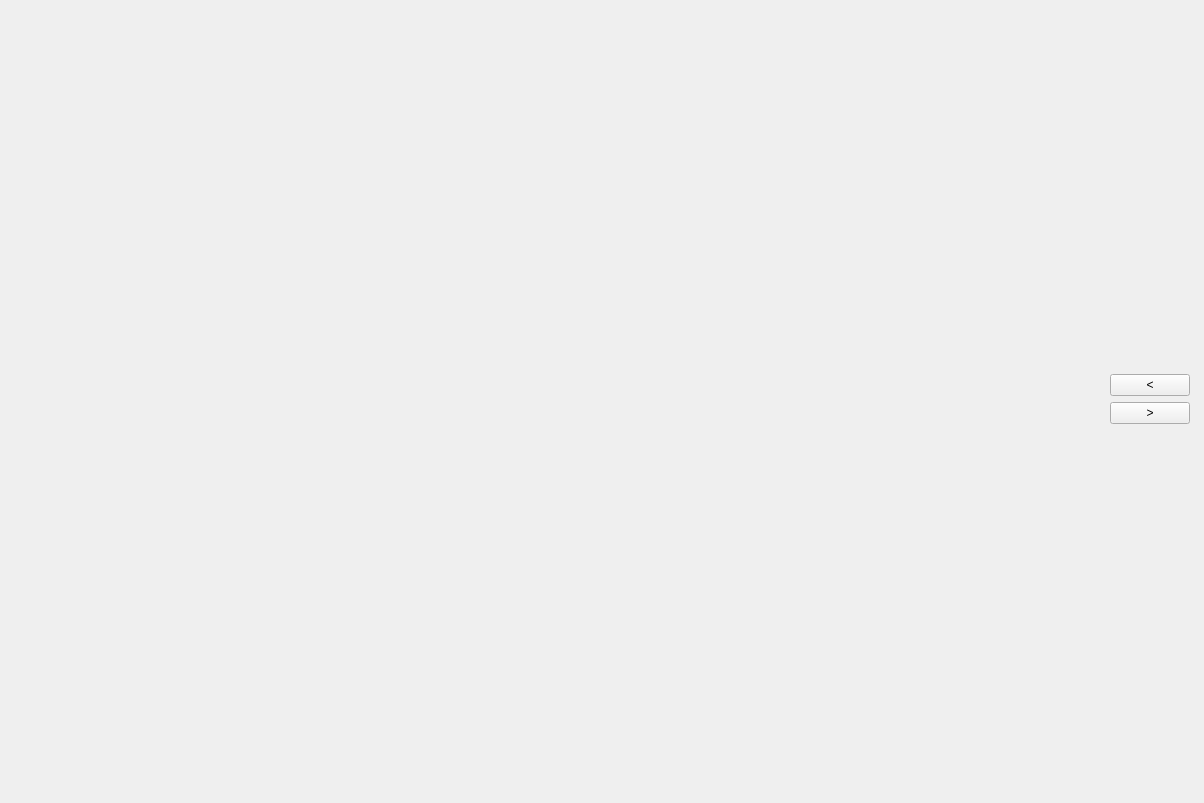
<?xml version="1.0" encoding="UTF-8"?>
<ui version="4.0">
 <class>Form_viwer</class>
 <widget class="QWidget" name="Form_viwer">
  <property name="geometry">
   <rect>
    <x>0</x>
    <y>0</y>
    <width>1204</width>
    <height>803</height>
   </rect>
  </property>
  <property name="windowTitle">
   <string>Перегляд зображення</string>
  </property>
  <widget class="QWidget" name="gridLayoutWidget">
   <property name="geometry">
    <rect>
     <x>9</x>
     <y>9</y>
     <width>1181</width>
     <height>781</height>
    </rect>
   </property>
   <layout class="QGridLayout" name="gridLayout" rowstretch="100" columnstretch="10,0">
    <property name="sizeConstraint">
     <enum>QLayout::SetDefaultConstraint</enum>
    </property>
    <item row="0" column="0">
     <widget class="QLabel" name="label">
      <property name="text">
       <string/>
      </property>
     </widget>
    </item>
    <item row="0" column="1">
     <layout class="QVBoxLayout" name="verticalLayout">
      <item>
       <widget class="QPushButton" name="pushButton_down">
        <property name="text">
         <string>&lt;</string>
        </property>
       </widget>
      </item>
      <item>
       <widget class="QPushButton" name="pushButton_up">
        <property name="text">
         <string>&gt;</string>
        </property>
       </widget>
      </item>
      <item>
       <layout class="QVBoxLayout" name="verticalLayout_3"/>
      </item>
     </layout>
    </item>
   </layout>
  </widget>
 </widget>
 <resources/>
 <connections/>
</ui>
